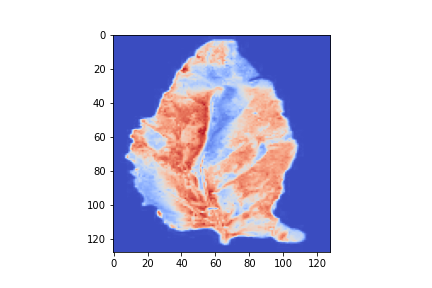
#> input picture Validation/Clustering Approach/Scalogram Images/fig_1034.png, 432 x 288 px; its folder holds 4 pictures in this run
$ python clustering_scaleogram.py
#> lines starting #> are read from the running program, lines starting #| are printed output that depends on the picture
from pathlib import Path

import cv2
import matplotlib
matplotlib.use("Agg")
import matplotlib.pyplot as plt
import numpy as np
from minisom import MiniSom
from sklearn.cluster import KMeans


project_dir = Path(__file__).resolve().parents[1]
scalogram_dir = project_dir / "Scalogram Images"
result_dir = project_dir / "Results"
result_dir.mkdir(parents=True, exist_ok=True)

files = sorted(scalogram_dir.glob("*.png"))
if not files:
    raise FileNotFoundError(f"No scalogram images found in {scalogram_dir}")

images = []
for file in files:
    image = cv2.imread(str(file), cv2.IMREAD_GRAYSCALE)
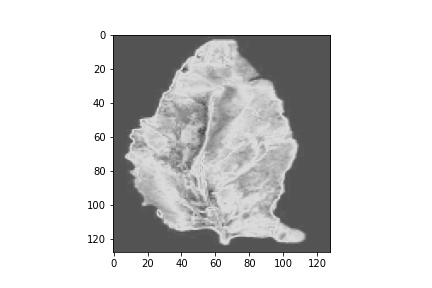
#> image: shape (288, 432); min 0, max 255, mean 209
    if image is None:
        raise ValueError(f"Could not read scalogram image: {file}")
    resized = cv2.resize(image, (32, 32), interpolation=cv2.INTER_AREA)
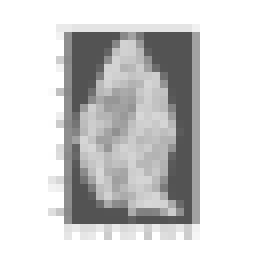
#> resized: shape (32, 32) (shown 8 times larger); min 83, max 255, mean 209
    images.append(resized.astype(np.float32).reshape(-1) / 255.0)
#> pass 2 of the loop `for file in files:`:
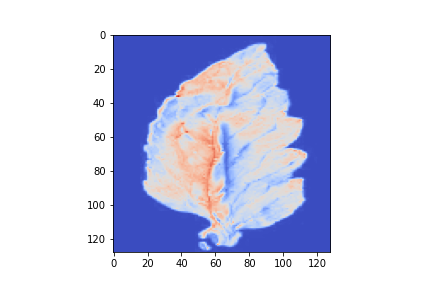
#> input picture Validation/Clustering Approach/Scalogram Images/fig_1166.png, 432 x 288 px
#> `image = cv2.imread(str(file), cv2.IMREAD_GRAYSCALE)`:
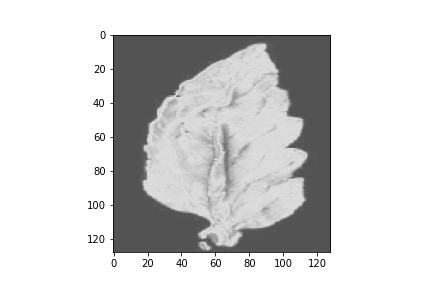
#> image: shape (288, 432); min 0, max 255, mean 210.5
#> `resized = cv2.resize(image, (32, 32), interpolation=cv2.INTER_AREA)`:
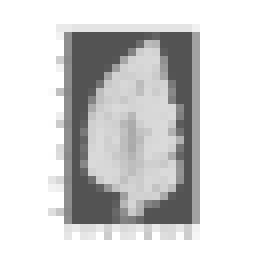
#> resized: shape (32, 32) (shown 8 times larger); min 83, max 255, mean 210.5
#> pass 3 of the loop `for file in files:`:
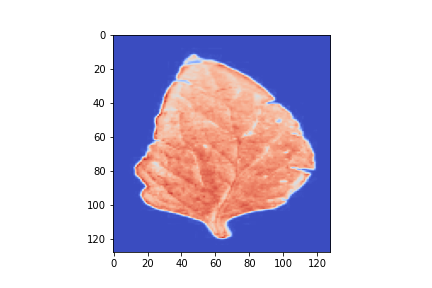
#> input picture Validation/Clustering Approach/Scalogram Images/fig_1327.png, 432 x 288 px
#> `image = cv2.imread(str(file), cv2.IMREAD_GRAYSCALE)`:
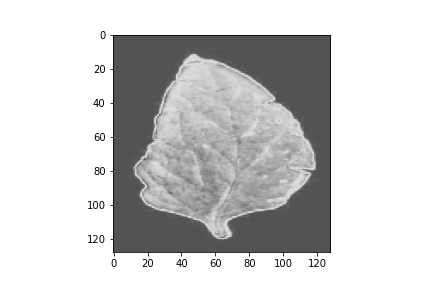
#> image: shape (288, 432); min 0, max 255, mean 205
#> `resized = cv2.resize(image, (32, 32), interpolation=cv2.INTER_AREA)`:
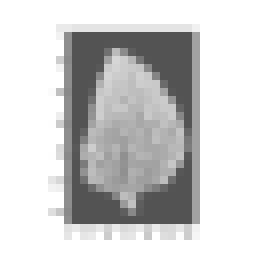
#> resized: shape (32, 32) (shown 8 times larger); min 83, max 255, mean 205
#> the loop made 4 passes; the first 3 are shown

images_norm = np.asarray(images, dtype=np.float32)

som_shape = (32, 32)
#> (the run stopped early here; a loop or call above may not have finished)
